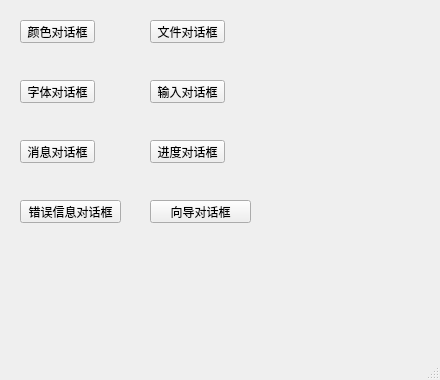
<?xml version="1.0" encoding="UTF-8"?>
<ui version="4.0">
 <class>MainWindow</class>
 <widget class="QMainWindow" name="MainWindow">
  <property name="geometry">
   <rect>
    <x>0</x>
    <y>0</y>
    <width>440</width>
    <height>380</height>
   </rect>
  </property>
  <property name="windowTitle">
   <string>MainWindow</string>
  </property>
  <widget class="QWidget" name="centralwidget">
   <widget class="QPushButton" name="btn_ColorDlg">
    <property name="geometry">
     <rect>
      <x>20</x>
      <y>20</y>
      <width>75</width>
      <height>23</height>
     </rect>
    </property>
    <property name="text">
     <string>颜色对话框</string>
    </property>
   </widget>
   <widget class="QPushButton" name="btn_FileDlg">
    <property name="geometry">
     <rect>
      <x>150</x>
      <y>20</y>
      <width>75</width>
      <height>23</height>
     </rect>
    </property>
    <property name="text">
     <string>文件对话框</string>
    </property>
   </widget>
   <widget class="QPushButton" name="btn_FontDlg">
    <property name="geometry">
     <rect>
      <x>20</x>
      <y>80</y>
      <width>75</width>
      <height>23</height>
     </rect>
    </property>
    <property name="text">
     <string>字体对话框</string>
    </property>
   </widget>
   <widget class="QPushButton" name="btn_InputDlg">
    <property name="geometry">
     <rect>
      <x>150</x>
      <y>80</y>
      <width>75</width>
      <height>23</height>
     </rect>
    </property>
    <property name="text">
     <string>输入对话框</string>
    </property>
   </widget>
   <widget class="QPushButton" name="btn_MessageDlg">
    <property name="geometry">
     <rect>
      <x>20</x>
      <y>140</y>
      <width>75</width>
      <height>23</height>
     </rect>
    </property>
    <property name="text">
     <string>消息对话框</string>
    </property>
   </widget>
   <widget class="QPushButton" name="btn_ProgressDlg">
    <property name="geometry">
     <rect>
      <x>150</x>
      <y>140</y>
      <width>75</width>
      <height>23</height>
     </rect>
    </property>
    <property name="text">
     <string>进度对话框</string>
    </property>
   </widget>
   <widget class="QPushButton" name="btn_CriticalDlg">
    <property name="geometry">
     <rect>
      <x>20</x>
      <y>200</y>
      <width>101</width>
      <height>23</height>
     </rect>
    </property>
    <property name="text">
     <string>错误信息对话框</string>
    </property>
   </widget>
   <widget class="QPushButton" name="btn_GuidDlg">
    <property name="geometry">
     <rect>
      <x>150</x>
      <y>200</y>
      <width>101</width>
      <height>23</height>
     </rect>
    </property>
    <property name="text">
     <string>向导对话框</string>
    </property>
   </widget>
  </widget>
  <widget class="QMenuBar" name="menubar">
   <property name="geometry">
    <rect>
     <x>0</x>
     <y>0</y>
     <width>440</width>
     <height>23</height>
    </rect>
   </property>
  </widget>
  <widget class="QStatusBar" name="statusbar"/>
 </widget>
 <resources/>
 <connections/>
</ui>
